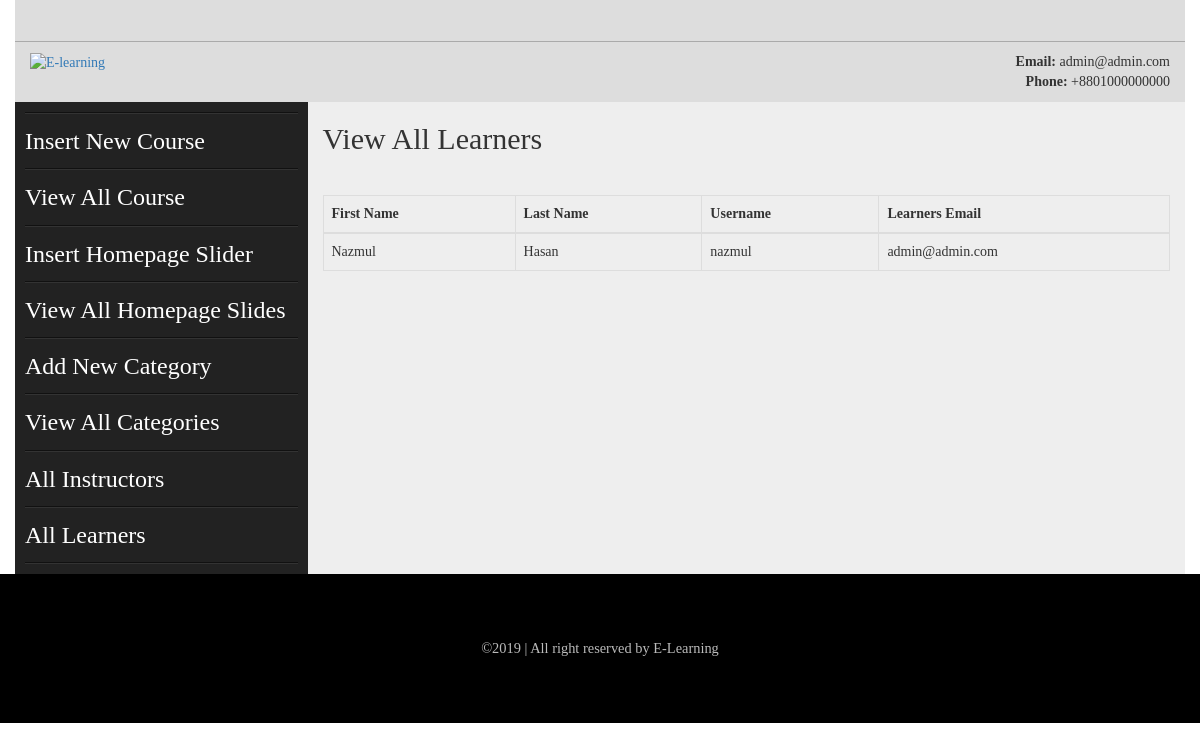
The app's page /admin/all_learners.php with its own data.
### tables this page shows
CREATE TABLE `learners` (
  `luser_fname` varchar(20) NOT NULL,
  `luser_lname` varchar(20) NOT NULL,
  `luser_email` varchar(20) NOT NULL,
  `luser_name` varchar(20) NOT NULL,
  `luser_pass` varchar(20) DEFAULT '12345'
);

### admin/all_learners.php (the view)
<?php include("includes/header.php");?>
<section class="admin_area">
    <div class="container">
        <div class="row">
            <?php include("includes/admin_menus.php");?>
            <div class="col-md-9 col-sm-9 col-xs-12">
                <div class="add_admin_content">
                   <h2>View All Learners</h2>
                      <table class="table table-bordered">
                        <thead>
                          <tr>
                            <th>First Name</th>
                            <th>Last Name</th>
                            <th>Username</th>
                            <th>Learners Email</th>
                          </tr>
                        </thead>
                        <tbody>
                        <?php
                        $user = "select * from learners";
                        $run_user = mysqli_query($con,$user);
                        while($user_row = mysqli_fetch_array($run_user)):
                        $fname = $user_row ['luser_fname'];
                        $lname = $user_row ['luser_lname'];
                        $uemail = $user_row ['luser_email'];
                        $uname = $user_row ['luser_name'];
                        ?>
                          <tr>
                            <td><?php echo $fname;?></td>
                            <td><?php echo $lname;?></td>
                            <td><?php echo $uname;?></td>
                            <td><?php echo $uemail;?></td>
                          </tr>
                        <?php endwhile;?>
                        </tbody>
                      </table>
                </div>
            </div>
        </div>
    </div>
</section>
<?php include("includes/footer.php");?>

### admin/css/style.css (style rules this page uses)
body { font-family: 'Lora', serif; }
h1,h2,h3,h4,h5,h6,p { margin: 0; padding: 0 }
.container { background: #eee }
.admin_area .row { position: relative; }
.add_admin_content h2 { margin-bottom: 40px; margin-top: 20px; }
body, html { height: 100%; }

### admin/css/main.css (style rules this page uses)
html { color: #222; font-size: 1em; line-height: 1.4; }

### records on screen
learners: luser_fname "Nazmul", luser_lname "Hasan", luser_name "nazmul", luser_email "admin@admin.com"
